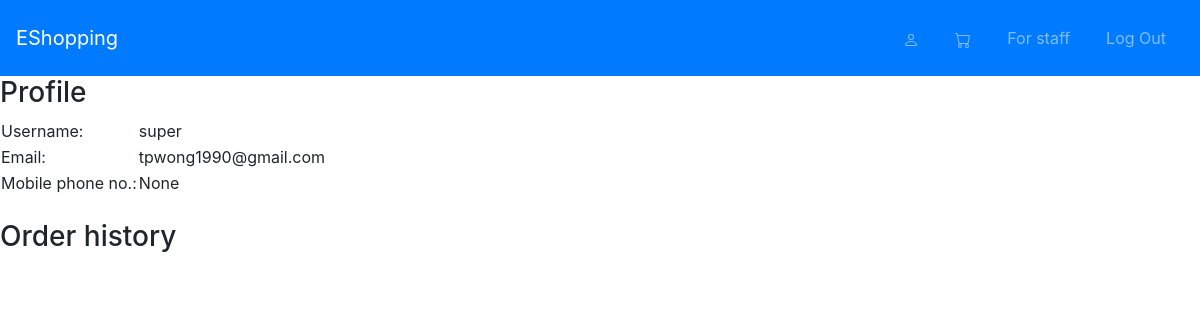
The app's page /user_profile (signed in) with its own data.
### eshopping/models.py (models this page shows)
class User(AbstractUser):
    phone_no = PhoneNumberField(null=True, blank=True, unique=True)

### eshopping/views.py (the view)
# urls.py: path("user_profile", views.user_profile, name="user_profile"),
@login_required(login_url='login')
def user_profile(request):
    user = User.objects.get(pk=request.user.id)
    order = PlacedOrder.objects.filter(buyer=user)
    return render(request, "eshopping/profile.html", {
                "current_user": user,
                "orders": order
            })

### eshopping/templates/eshopping/profile.html (shortened to what this page needs)
{% extends "eshopping/layout.html" %}
{% load static %}
{% block body %}
    <div class="user_detail">
        <h3>Profile</h3>
        <table>
            <tr>
                <td>Username:</td>
                <td>{{current_user.username}}</td>
            </tr>
            <tr>
                <td>Email:</td>
                <td>{{current_user.email}}</td>
            </tr>
            <tr>
                <td>Mobile phone no.:</td>
                <td>{{current_user.phone_no}}</td>
            </tr>
        </table>
    </div>
    <br>
    <div class="order_history">
        <h3>Order history</h3>
    </div>
{% endblock %}

### records on screen
User: username "super", email "tpwong1990@gmail.com", phone_no "None"
